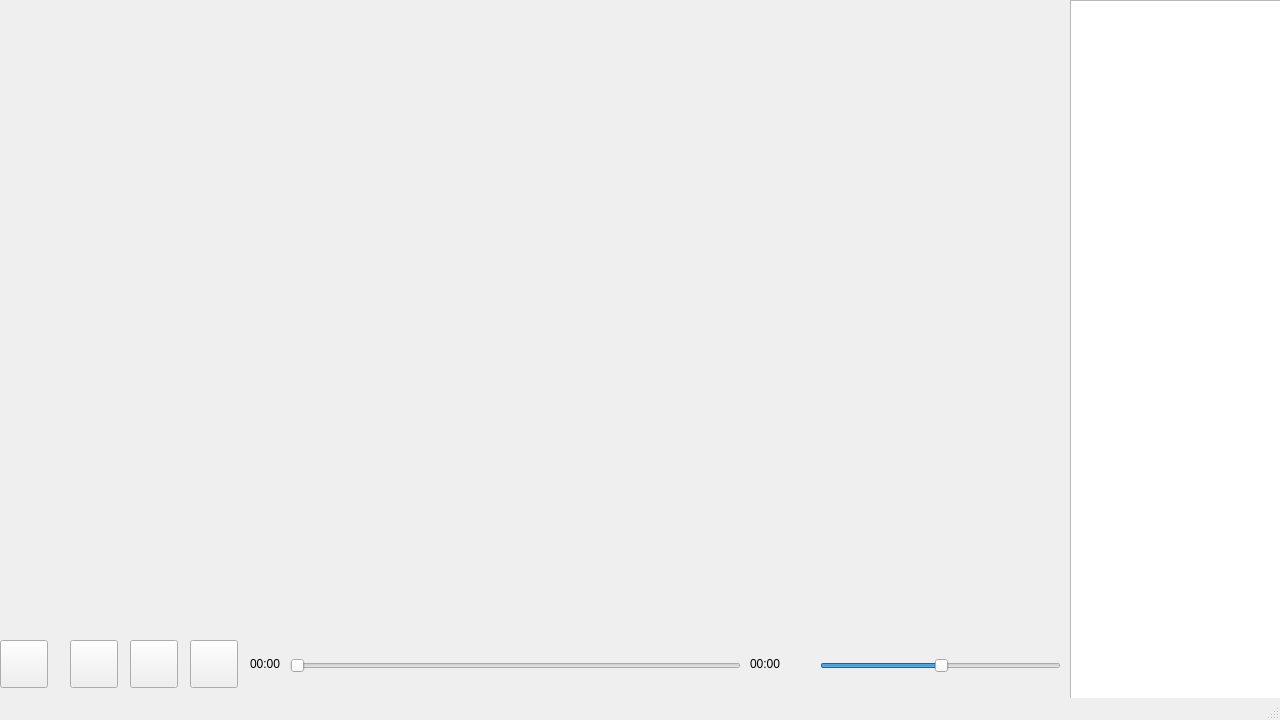
<?xml version="1.0" encoding="UTF-8"?>
<ui version="4.0">
 <class>video_player</class>
 <widget class="QMainWindow" name="video_player">
  <property name="geometry">
   <rect>
    <x>0</x>
    <y>0</y>
    <width>1280</width>
    <height>720</height>
   </rect>
  </property>
  <property name="minimumSize">
   <size>
    <width>1280</width>
    <height>720</height>
   </size>
  </property>
  <property name="maximumSize">
   <size>
    <width>1280</width>
    <height>720</height>
   </size>
  </property>
  <property name="windowTitle">
   <string>MainWindow</string>
  </property>
  <widget class="QWidget" name="centralwidget">
   <widget class="QWidget" name="video_play_widget" native="true">
    <property name="geometry">
     <rect>
      <x>0</x>
      <y>0</y>
      <width>1071</width>
      <height>631</height>
     </rect>
    </property>
    <property name="minimumSize">
     <size>
      <width>1071</width>
      <height>631</height>
     </size>
    </property>
    <property name="maximumSize">
     <size>
      <width>1071</width>
      <height>631</height>
     </size>
    </property>
   </widget>
   <widget class="QTableWidget" name="data_widget">
    <property name="geometry">
     <rect>
      <x>1070</x>
      <y>0</y>
      <width>211</width>
      <height>701</height>
     </rect>
    </property>
    <property name="minimumSize">
     <size>
      <width>211</width>
      <height>701</height>
     </size>
    </property>
    <property name="maximumSize">
     <size>
      <width>211</width>
      <height>701</height>
     </size>
    </property>
   </widget>
   <widget class="QPushButton" name="upload_delete_button">
    <property name="geometry">
     <rect>
      <x>0</x>
      <y>640</y>
      <width>48</width>
      <height>48</height>
     </rect>
    </property>
    <property name="minimumSize">
     <size>
      <width>48</width>
      <height>48</height>
     </size>
    </property>
    <property name="maximumSize">
     <size>
      <width>48</width>
      <height>48</height>
     </size>
    </property>
    <property name="text">
     <string/>
    </property>
    <property name="icon">
     <iconset>
      <normaloff>../ico/add.png</normaloff>../ico/add.png</iconset>
    </property>
    <property name="iconSize">
     <size>
      <width>48</width>
      <height>48</height>
     </size>
    </property>
   </widget>
   <widget class="QPushButton" name="back_button">
    <property name="geometry">
     <rect>
      <x>70</x>
      <y>640</y>
      <width>48</width>
      <height>48</height>
     </rect>
    </property>
    <property name="minimumSize">
     <size>
      <width>48</width>
      <height>48</height>
     </size>
    </property>
    <property name="maximumSize">
     <size>
      <width>48</width>
      <height>48</height>
     </size>
    </property>
    <property name="text">
     <string/>
    </property>
    <property name="icon">
     <iconset>
      <normaloff>../ico/on.png</normaloff>../ico/on.png</iconset>
    </property>
    <property name="iconSize">
     <size>
      <width>48</width>
      <height>48</height>
     </size>
    </property>
   </widget>
   <widget class="QPushButton" name="on_off_button">
    <property name="geometry">
     <rect>
      <x>130</x>
      <y>640</y>
      <width>48</width>
      <height>48</height>
     </rect>
    </property>
    <property name="minimumSize">
     <size>
      <width>48</width>
      <height>48</height>
     </size>
    </property>
    <property name="maximumSize">
     <size>
      <width>48</width>
      <height>48</height>
     </size>
    </property>
    <property name="text">
     <string/>
    </property>
    <property name="icon">
     <iconset>
      <normaloff>../ico/start.png</normaloff>../ico/start.png</iconset>
    </property>
    <property name="iconSize">
     <size>
      <width>48</width>
      <height>48</height>
     </size>
    </property>
   </widget>
   <widget class="QPushButton" name="forward_button">
    <property name="geometry">
     <rect>
      <x>190</x>
      <y>640</y>
      <width>48</width>
      <height>48</height>
     </rect>
    </property>
    <property name="minimumSize">
     <size>
      <width>48</width>
      <height>48</height>
     </size>
    </property>
    <property name="maximumSize">
     <size>
      <width>48</width>
      <height>48</height>
     </size>
    </property>
    <property name="text">
     <string/>
    </property>
    <property name="icon">
     <iconset>
      <normaloff>../ico/de.png</normaloff>../ico/de.png</iconset>
    </property>
    <property name="iconSize">
     <size>
      <width>48</width>
      <height>48</height>
     </size>
    </property>
   </widget>
   <widget class="QLabel" name="now_timer_label">
    <property name="geometry">
     <rect>
      <x>250</x>
      <y>640</y>
      <width>31</width>
      <height>48</height>
     </rect>
    </property>
    <property name="minimumSize">
     <size>
      <width>0</width>
      <height>48</height>
     </size>
    </property>
    <property name="maximumSize">
     <size>
      <width>16777215</width>
      <height>48</height>
     </size>
    </property>
    <property name="text">
     <string>00:00</string>
    </property>
   </widget>
   <widget class="QSlider" name="timer_slider">
    <property name="geometry">
     <rect>
      <x>290</x>
      <y>650</y>
      <width>451</width>
      <height>31</height>
     </rect>
    </property>
    <property name="minimumSize">
     <size>
      <width>0</width>
      <height>31</height>
     </size>
    </property>
    <property name="maximumSize">
     <size>
      <width>16777215</width>
      <height>31</height>
     </size>
    </property>
    <property name="orientation">
     <enum>Qt::Horizontal</enum>
    </property>
   </widget>
   <widget class="QLabel" name="whole_timer_label">
    <property name="geometry">
     <rect>
      <x>750</x>
      <y>640</y>
      <width>31</width>
      <height>48</height>
     </rect>
    </property>
    <property name="minimumSize">
     <size>
      <width>0</width>
      <height>48</height>
     </size>
    </property>
    <property name="maximumSize">
     <size>
      <width>16777215</width>
      <height>48</height>
     </size>
    </property>
    <property name="text">
     <string>00:00</string>
    </property>
   </widget>
   <widget class="QLabel" name="volume_label">
    <property name="geometry">
     <rect>
      <x>790</x>
      <y>640</y>
      <width>31</width>
      <height>51</height>
     </rect>
    </property>
    <property name="text">
     <string/>
    </property>
    <property name="pixmap">
     <pixmap>../ico/high_volume.png</pixmap>
    </property>
   </widget>
   <widget class="QSlider" name="volume_slider">
    <property name="geometry">
     <rect>
      <x>820</x>
      <y>650</y>
      <width>241</width>
      <height>31</height>
     </rect>
    </property>
    <property name="value">
     <number>50</number>
    </property>
    <property name="orientation">
     <enum>Qt::Horizontal</enum>
    </property>
   </widget>
  </widget>
  <widget class="QStatusBar" name="statusbar"/>
 </widget>
 <resources/>
 <connections/>
</ui>
